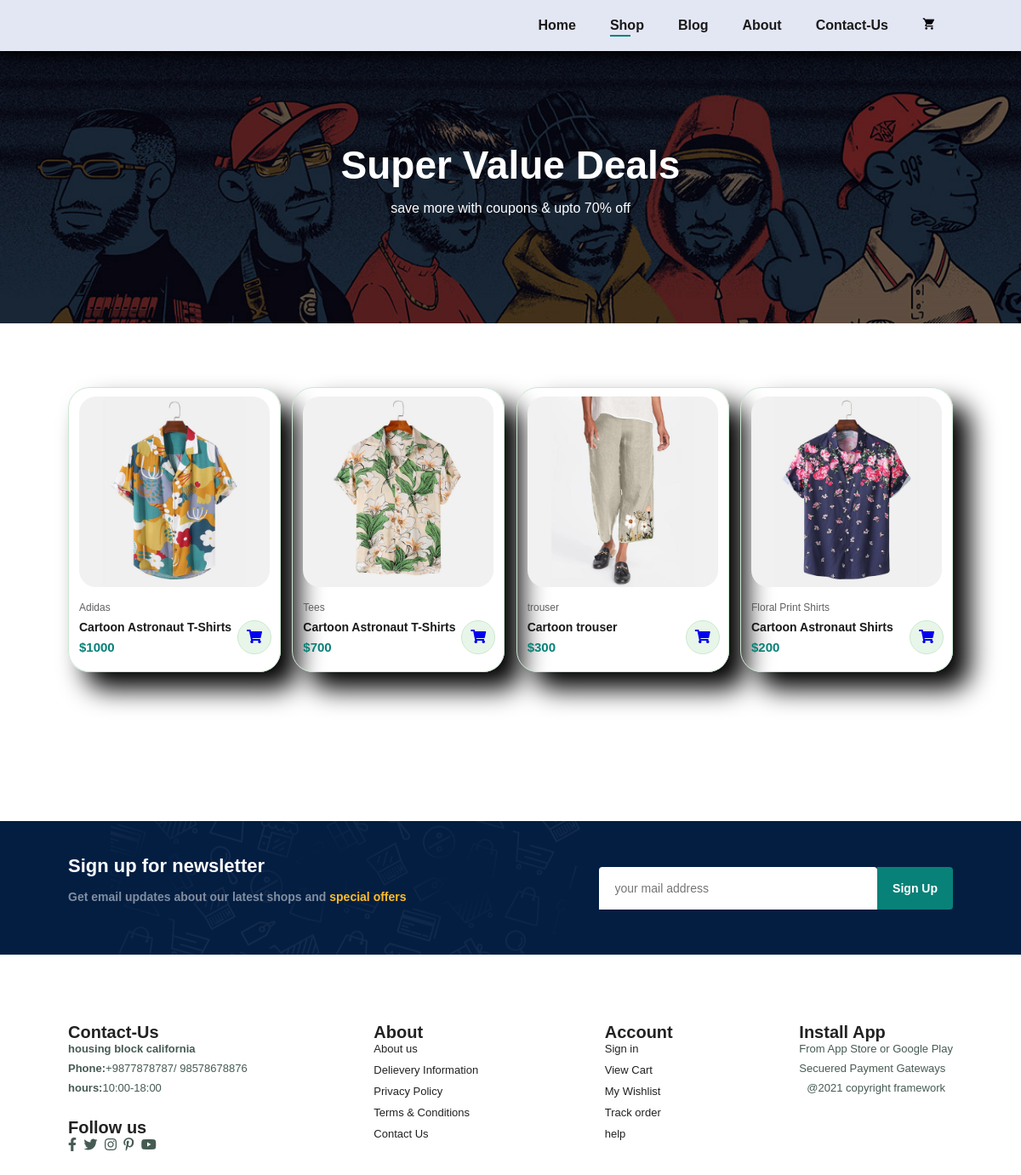
Page /shop on the committed database.
### home/models.py (models this page shows, shortened)
class Product(models.Model):
    GENDER_CHOICES = [
        ('M', 'Male'),
        ('F', 'Female'),
    ]
    id=models.AutoField(primary_key=True)
    product_name = models.CharField(max_length=50)
    desc = models.CharField(max_length=300)
    Category = models.CharField(max_length=300,default="")
    SubCategory = models.CharField(max_length=300,default="")
    price = models.IntegerField(default=0)
    pub_date = models.DateField()
    image = models.ImageField(upload_to='products/images/',default="")
    brand = models.CharField(max_length=50,default="Zara")
    rating=models.IntegerField(default=5)
    gender = models.CharField(max_length=1, choices=GENDER_CHOICES,default="Male")

### home/views.py (the view)
# urls.py: path("shop", views.shop, name='shop'),
def shop(request):
    products = Product.objects.all()
    context = {'products': products, 'active_page': 'shop'}
    return render(request, 'shop.html', context)

### home/templatetags/custom_filters.py (called while the page is built)
@register.filter
def times(number):
    if number is None:
        number = 0
    return range(number)

### templates/shop.html (shortened to what this page needs)
{% extends 'base1.html' %}
{% load static %}
{% block body %}
    <section id="page-header">
        <h2>Super Value Deals </h2>
        <p>save more with coupons & upto 70% off</p>
    </section>
    <section id="product1" class="section-p1">
        <div class="Pro-Container">
            {% for product in products %}
            <div class="pro">
                <img src="{{ product.image.url }}" alt="{{ product.product_name }}">
                <div class="des">
                    <span>{{ product.product_name }}</span>
                    <h5>{{ product.desc }}</h5>
                    {% load custom_filters %}
                    <h4>${{ product.price }}</h4>
                </div>
                <div class="cart">
                    <a href="#">
                        <i class="fas fa-shopping-cart"></i>
                    </a>
                </div>
            </div>
            {% endfor %}
        </div>
    </section>
    <section id="pagination" class="section-p1">
    </section>
{% endblock %}

### static/ecom.css (style rules this page uses)
* { margin: 0; padding: 0; box-sizing: border-box; font-family: 'Playfair',sans-serif; }
h2 { font-size: 46px; line-height: 54px; color: #222; }
h4 { font-size: 20px; color: #222; }
p { font-size: 16px; color: #465b52; margin: 15px 0 20px 0; }
.section-p1 { padding: 40px 80px; }
body { width: 100%; }
#product1 { text-align: center; }
#product1 .Pro-Container { display: flex; justify-content: space-between; padding-top: 20px; flex-wrap: wrap; }
#product1 .pro { width: 23%; min-width: 250px; padding: 10px 12px; border:1px solid #cce7d0; border-radius: 25px; cursor: pointer; box-shadow: 20px 20px 30px rgba(0,0,0.02); margin:15px 0; transition:0.2s ease ; position: relative; }
#product1 .pro img { width: 100%; border-radius: 20px; }
#product1 .pro .des { text-align: start; padding: 10px 0; }
#product1 .pro .des span { color: #606063; font-size: 12px; }
#product1 .pro .des h5 { padding-top: 7px; color: #1a1a1a; font-size: 14px; }
#product1 .pro .des h4 { padding-top: 7px; font-size: 15px; font-weight: 700; color: #088178; }
.cart { width: 40px; height: 40px; line-height: 10px; border-radius: 50px; background-color: #e8f6ea; font-weight: 500; background-repeat:no-repeat; padding: 10px 5px 5px 5px; color: #088178; border: 1px solid #cce7d0; position:absolute; bottom: 20px; right: 10px; }
#page-header { background-image:url("img/banner/b1.jpg") ; width:100%; height: 40vh; background-size: cover; display: flex; justify-content: center; text-align: center; flex-direction: column; padding: 14px; }
#page-header h2, #page-header p { color:#fff; }
#pagination { text-align: center; }

### rows in the picture
Product: image (picture), product_name "Adidas", desc "Cartoon Astronaut T-Shirts", price "1000"
Product: image (picture), product_name "Tees", desc "Cartoon Astronaut T-Shirts", price "700"
Product: image (picture), product_name "trouser", desc "Cartoon trouser", price "300"
Product: image (picture), product_name "Floral Print Shirts", desc "Cartoon Astronaut Shirts", price "200"
